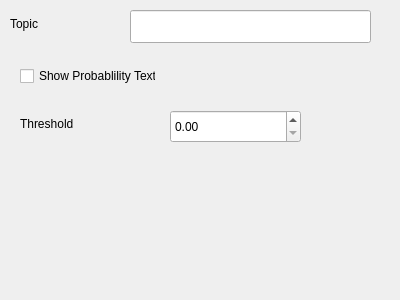
<?xml version="1.0" encoding="UTF-8"?>
<ui version="4.0">
 <class>Form</class>
 <widget class="QWidget" name="Form">
  <property name="geometry">
   <rect>
    <x>0</x>
    <y>0</y>
    <width>400</width>
    <height>300</height>
   </rect>
  </property>
  <property name="windowTitle">
   <string>Form</string>
  </property>
  <widget class="QCheckBox" name="showProbabilityCheckBox">
   <property name="geometry">
    <rect>
     <x>20</x>
     <y>60</y>
     <width>136</width>
     <height>32</height>
    </rect>
   </property>
   <property name="text">
    <string>Show Probablility Text</string>
   </property>
  </widget>
  <widget class="QLineEdit" name="topicLineEdit">
   <property name="geometry">
    <rect>
     <x>130</x>
     <y>10</y>
     <width>241</width>
     <height>33</height>
    </rect>
   </property>
  </widget>
  <widget class="QLabel" name="label">
   <property name="geometry">
    <rect>
     <x>10</x>
     <y>10</y>
     <width>107</width>
     <height>27</height>
    </rect>
   </property>
   <property name="text">
    <string>Topic</string>
   </property>
  </widget>
  <widget class="QDoubleSpinBox" name="thresholdSpinBox">
   <property name="geometry">
    <rect>
     <x>170</x>
     <y>110</y>
     <width>131</width>
     <height>33</height>
    </rect>
   </property>
   <property name="maximum">
    <double>1.000000000000000</double>
   </property>
   <property name="singleStep">
    <double>0.050000000000000</double>
   </property>
  </widget>
  <widget class="QLabel" name="label_2">
   <property name="geometry">
    <rect>
     <x>20</x>
     <y>110</y>
     <width>131</width>
     <height>27</height>
    </rect>
   </property>
   <property name="text">
    <string>Threshold</string>
   </property>
  </widget>
 </widget>
 <resources/>
 <connections/>
</ui>
